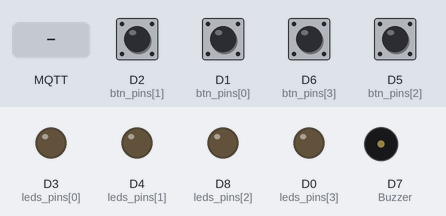
Bench run of a sketch on a simulated ESP8266 (NodeMCU). Parts: output pins drawn as LEDs (lit = HIGH), buzzer (waves = sounding). The test bench sets the inputs (shaded band); at power-on: D1 (btn_pins[0]), D2 (btn_pins[1]), D5 (btn_pins[2]), D6 (btn_pins[3]) LOW. WiFi joins after 1.5 s; servers stay silent unless stated; random numbers use the default seed unless the sketch sets one; no MQTT or app messages arrive unless stated; what the sketch prints to the serial monitor is not drawn.

Above: at 4.9 s.
5.0 s: MQTT message "1" arrives on the first subscribed topic
At 6.2 s:
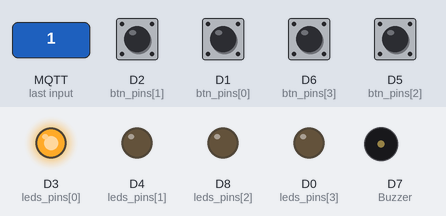
6.5 s: MQTT message "1" arrives on the second subscribed topic
At 7.4 s:
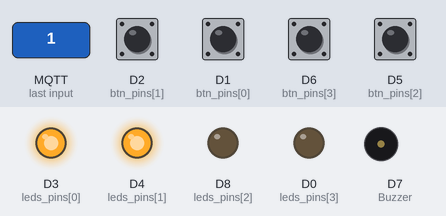
8.0 s: MQTT message "on" arrives on the first subscribed topic
At 8.5 s:
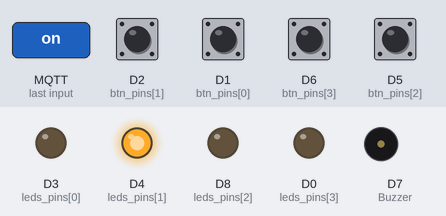
9.5 s: MQTT message "1" arrives on the third subscribed topic
At 10.7 s:
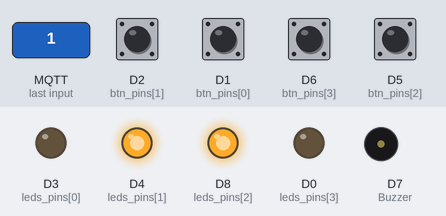
11.0 s: MQTT message "off" arrives on the second subscribed topic
At 12.1 s:
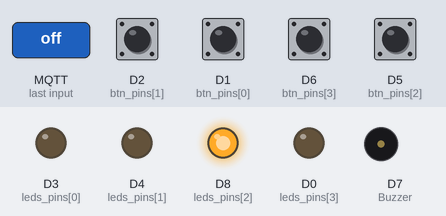
Timing chart, 0 to 14.0 s (numbered marks = the images above; inputs shaded):
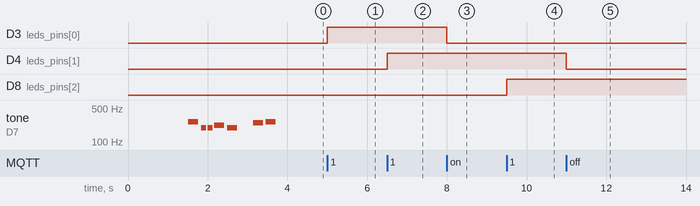

The sketch:

piano_genius.ino
```cpp
#include <ESP8266WiFi.h>
#include <PubSubClient.h>

#include "pitches.h"

String user = "grupo1-bancadaB1";
String passwd = "L@Bdygy1B1";

const char* ssid = "matheus";
const char* password = "ixxu4151";
const char* mqtt_server = "labdigi.wiseful.com.br";

WiFiClient espClient;
PubSubClient client(espClient);

int melody[] = {NOTE_C4, NOTE_G3, NOTE_G3, NOTE_A3, NOTE_G3, 0, NOTE_B3, NOTE_C4};

// note durations: 4 = quarter note, 8 = eighth note, etc.:
int noteDurations[] = {4, 8, 8, 4, 4, 4, 4, 4};

int doremifa[] = {NOTE_C4, NOTE_D4, NOTE_E4, NOTE_F4, NOTE_F4, NOTE_F4,
                  NOTE_C4, NOTE_D4, NOTE_C4, NOTE_D4, NOTE_D4, NOTE_D4,
                  NOTE_C4, NOTE_G4, NOTE_F4, NOTE_E4, NOTE_E4, NOTE_E4,
                  NOTE_C4, NOTE_D4, NOTE_E4, NOTE_F4, NOTE_F4, NOTE_F4,
                  NOTE_C4, NOTE_D4, NOTE_E4, NOTE_F4, NOTE_F4, NOTE_F4, -1};

int doremifa_d[] = {250, 250, 250, 250, 200, 200,
                    250, 250, 250, 250, 200, 200,
                    250, 250, 250, 250, 200, 200,
                    250, 250, 250, 250, 200, 200,
                    250, 250, 250, 250, 200, 200};

int tetris[] = {NOTE_E5, NOTE_B4, NOTE_C5, NOTE_D5, NOTE_C5, NOTE_B4, NOTE_A4,
                NOTE_A4, NOTE_C5, NOTE_E5, NOTE_D5, NOTE_C5, NOTE_B4, NOTE_B4,
                NOTE_C5, NOTE_D5, NOTE_E5, NOTE_C5, NOTE_A4, NOTE_A4, NOTE_D5,
                NOTE_F5, NOTE_A5, NOTE_G5, NOTE_F5, NOTE_E5, NOTE_C5, NOTE_E5,
                NOTE_D5, NOTE_C5, -1};

int tetris_d[] = {750, 250, 250, 500, 250, 250, 750,
                  250, 250, 500, 250, 250, 750, 250,
                  250, 500, 500, 500, 500, 1000, 700,
                  250, 750, 250, 250, 750, 250, 750,
                  250, 250, -1};

int fallen[] = {NOTE_FS5, NOTE_CS5, NOTE_FS5, NOTE_CS5, NOTE_FS5, NOTE_CS5,
                NOTE_FS5, NOTE_CS5, NOTE_FS5, NOTE_CS5, NOTE_FS5, NOTE_CS5,
                NOTE_B4, NOTE_A4, NOTE_CS5, NOTE_A4, NOTE_B4, NOTE_E5,
                NOTE_DS5, NOTE_E5, NOTE_FS5, NOTE_DS5, NOTE_B4, NOTE_FS5,
                NOTE_A4, NOTE_FS5, NOTE_A4, NOTE_FS5, NOTE_A4, NOTE_FS5, -1};

int fallen_d[] = {250, 250, 250, 250, 250, 250,
                  250, 250, 250, 250, 250, 250,
                  250, 250, 250, 250, 250, 250,
                  250, 250, 250, 250, 250, 250,
                  250, 250, 250, 250, 250, 250};

int mario[] = {NOTE_E5, NOTE_E5, NOTE_E5, NOTE_C5, NOTE_E5,
               NOTE_G5, NOTE_G4, NOTE_C5, NOTE_G4, NOTE_E4,
               NOTE_A4, NOTE_B4, NOTE_AS4, NOTE_A4, NOTE_G4,
               NOTE_E5, NOTE_G5, NOTE_A5, NOTE_F5, NOTE_G5,
               NOTE_E5, NOTE_C5, NOTE_D5, NOTE_B4, NOTE_G5,
               NOTE_FS5, NOTE_F5, NOTE_DS5, NOTE_E5, NOTE_E5, -1};

int mario_d[] = {250, 250, 250, 250, 250,
                 250, 250, 250, 250, 250,
                 250, 250, 250, 250, 250,
                 250, 250, 250, 250, 250,
                 250, 250, 250, 250, 250,
                 250, 250, 250, 250, 250};

const String leds_topics[] = {"/S0", "/S1", "/S2", "/S3"};
const uint8_t leds_pins[] = {D3, D4, D8, D0};

const String btn_topics[] = {"/E0", "/E1", "/E2", "/E3"};
const uint8_t btn_pins[] = {D1, D2, D5, D6};

int led_recieved = 0;
int btn_recieved = 0;
bool timeout = false;

int song = 0;
int itera = -1;

bool btn_values[4] = {false};
bool prev_btn_values[4] = {false};

uint32_t prev_millis;
uint32_t ms_cnt = 0;

void setup_wifi() {
    delay(10);

    Serial.println();
    Serial.print("Connecting to ");
    Serial.println(ssid);

    WiFi.mode(WIFI_STA);
    WiFi.begin(ssid, password);

    while (WiFi.status() != WL_CONNECTED) {
        delay(500);
        Serial.print(".");
    }

    randomSeed(micros());

    Serial.println("");
    Serial.println("WiFi connected");
    Serial.println("IP address: ");
    Serial.println(WiFi.localIP());
}

void callback(char* topic, byte* payload, unsigned int length) {
    Serial.print("Message arrived [");
    Serial.print(topic);
    Serial.print("] ");

    for (int i = 0; i < length; i++) {
        Serial.print((char)payload[i]);
    }
    Serial.println();

    for (int i = 0; i < 4; i++) {
        if (strcmp(topic, (user + leds_topics[i]).c_str()) == 0) {
            if ((char)payload[0] == '1') {
                digitalWrite(leds_pins[i], HIGH);

                if (led_recieved > 0) {
                    timeout = true;
                }

                led_recieved = i + 1;
            } else {
                digitalWrite(leds_pins[i], LOW);

                if (itera == 30) {
                    itera = -2;
                    btn_recieved = 0;
                }
            }
        }
    }

    for (int i = 0; i < 4; i++) {
        if (strcmp(topic, (user + btn_topics[i]).c_str()) == 0) {
            if ((char)payload[0] == '1' && btn_recieved == 0) {
                btn_recieved = i + 1;
            }
        }
    }
}

void reconnect() {
  // Loop until we're reconnected
    while (!client.connected()) {
        Serial.print("Attempting MQTT connection...");

        // Create a random client ID
        String clientId = user;
        clientId += String(random(0xffff), HEX);

        // Attempt to connect
        if (client.connect(clientId.c_str(), user.c_str(), passwd.c_str())) {
            Serial.println("connected");
            // Once connected, publish an announcement...
            client.subscribe((user+"/S0").c_str());
            client.subscribe((user+"/S1").c_str());
            client.subscribe((user+"/S2").c_str());
            client.subscribe((user+"/S3").c_str());
            client.subscribe((user+"/E0").c_str());
            client.subscribe((user+"/E1").c_str());
            client.subscribe((user+"/E2").c_str());
            client.subscribe((user+"/E3").c_str());
        } else {
            Serial.print("failed, rc=");
            Serial.print(client.state());
            Serial.println(" try again in 5 seconds");

            // Wait 5 seconds before retrying
            delay(5000);
        }
    }
}

void setup() {
    pinMode(D1, INPUT); // Botão 0
    pinMode(D2, INPUT); // Botão 1
    pinMode(D5, INPUT); // Botão 2
    pinMode(D6, INPUT); // Botão 3

    pinMode(D3, OUTPUT); // Led 0 topico S0
    pinMode(D4, OUTPUT); // Led 1 topico S1
    pinMode(D8, OUTPUT); // Led 2 topico S2
    pinMode(D0, OUTPUT); // Led 3 topico S3

    pinMode(D7, OUTPUT); // Buzzer

    Serial.begin(115200);

    setup_wifi();

    client.setServer(mqtt_server, 80);
    client.setCallback(callback);

    for (int thisNote = 0; thisNote < 8; thisNote++) {
        // to calculate the note duration, take one second divided by the note type.
        //e.g. quarter note = 1000 / 4, eighth note = 1000/8, etc.
        int noteDuration = 1000 / noteDurations[thisNote];
        tone(D7, melody[thisNote], noteDuration);

        // to distinguish the notes, set a minimum time between them.
        // the note's duration + 30% seems to work well:
        int pauseBetweenNotes = noteDuration * 1.30;
        delay(pauseBetweenNotes);
        // stop the tone playing:
        noTone(8);
    }
}

void loop() {
    if (!client.connected()) {
        reconnect();
    }

    client.loop();

    if(prev_millis!=millis()){
        prev_millis=millis();
        ms_cnt++;

        if(ms_cnt%100==0){
            for (int i = 0; i < 4; i++) {
                btn_values[i] = digitalRead(btn_pins[i]);

                if (btn_values[i] != prev_btn_values[i]) {
                    prev_btn_values[i] = btn_values[i];

                    if (btn_values[i] == HIGH) {
                        Serial.println("recebeu botão");
                        Serial.println(i);
                        client.publish((user + btn_topics[i]).c_str(), "1");
                    } else {
                        client.publish((user + btn_topics[i]).c_str(), "0");
                    }
                }
            }

            if (itera == -2) {
                if (btn_recieved > 0) {
                    Serial.println("recomecou partida");
                    itera++;
                    btn_recieved = 0;
                }
            }

            if (itera == -1) {
                if (btn_recieved > 0) {
                    Serial.println("escolheu musica");
                    Serial.println(btn_recieved);
                    song = btn_recieved;
                    itera++;
                    btn_recieved = -1;
                }

                return;
            }

            if (led_recieved > 0 && itera >= 0) {
                if (btn_recieved == -1) {
                    Serial.println("recebeu led");
                    btn_recieved = 0;
                } else if (btn_recieved > 0) {
                    Serial.println("proxima nota");

                    if (led_recieved != btn_recieved) {
                        tone(D7, NOTE_C2, 250);
                    } else {
                        switch(song){
                        case 1:
                            tone(D7, doremifa[itera], doremifa_d[itera]);
                            break;
                        case 2:
                            tone(D7, tetris[itera], tetris_d[itera]);
                            break;
                        case 3:
                            tone(D7, fallen[itera], fallen_d[itera]);
                            break;
                        case 4:
                            tone(D7, mario[itera], mario_d[itera]);
                            break;
                        }
                    }

                    itera++;
                    btn_recieved = -1;
                    led_recieved = 0;
                } else if (timeout) {
                    itera++;
                    timeout = false;
                    Serial.println("timeout");
                }
            }
        }
    }
}
```

pitches.h
```cpp
/*************************************************
   Public Constants
 *************************************************/

#define NOTE_B0  31
#define NOTE_C1  33
#define NOTE_CS1 35
#define NOTE_D1  37
#define NOTE_DS1 39
#define NOTE_E1  41
#define NOTE_F1  44
#define NOTE_FS1 46
#define NOTE_G1  49
#define NOTE_GS1 52
#define NOTE_A1  55
#define NOTE_AS1 58
#define NOTE_B1  62
#define NOTE_C2  65
#define NOTE_CS2 69
#define NOTE_D2  73
#define NOTE_DS2 78
#define NOTE_E2  82
#define NOTE_F2  87
#define NOTE_FS2 93
#define NOTE_G2  98
#define NOTE_GS2 104
#define NOTE_A2  110
#define NOTE_AS2 117
#define NOTE_B2  123
#define NOTE_C3  131
#define NOTE_CS3 139
#define NOTE_D3  147
#define NOTE_DS3 156
#define NOTE_E3  165
#define NOTE_F3  175
#define NOTE_FS3 185
#define NOTE_G3  196
#define NOTE_GS3 208
#define NOTE_A3  220
#define NOTE_AS3 233
#define NOTE_B3  247
#define NOTE_C4  262
#define NOTE_CS4 277
#define NOTE_D4  294
#define NOTE_DS4 311
#define NOTE_E4  330
#define NOTE_F4  349
#define NOTE_FS4 370
#define NOTE_G4  392
#define NOTE_GS4 415
#define NOTE_A4  440
#define NOTE_AS4 466
#define NOTE_B4  494
#define NOTE_C5  523
#define NOTE_CS5 554
#define NOTE_D5  587
#define NOTE_DS5 622
#define NOTE_E5  659
#define NOTE_F5  698
#define NOTE_FS5 740
#define NOTE_G5  784
#define NOTE_GS5 831
#define NOTE_A5  880
#define NOTE_AS5 932
#define NOTE_B5  988
#define NOTE_C6  1047
#define NOTE_CS6 1109
#define NOTE_D6  1175
#define NOTE_DS6 1245
#define NOTE_E6  1319
#define NOTE_F6  1397
#define NOTE_FS6 1480
#define NOTE_G6  1568
#define NOTE_GS6 1661
#define NOTE_A6  1760
#define NOTE_AS6 1865
#define NOTE_B6  1976
#define NOTE_C7  2093
#define NOTE_CS7 2217
#define NOTE_D7  2349
#define NOTE_DS7 2489
#define NOTE_E7  2637
#define NOTE_F7  2794
#define NOTE_FS7 2960
#define NOTE_G7  3136
#define NOTE_GS7 3322
#define NOTE_A7  3520
#define NOTE_AS7 3729
#define NOTE_B7  3951
#define NOTE_C8  4186
#define NOTE_CS8 4435
#define NOTE_D8  4699
#define NOTE_DS8 4978
```

Source omitted: piano_genius_old.ino (11730 bytes)

Measured:
- after the input at 5.0 s, D3 (leds_pins[0]): LOW → HIGH at once
- after the input at 6.5 s, D4 (leds_pins[1]): LOW → HIGH at once
- after the input at 8.0 s, D3 (leds_pins[0]): HIGH → LOW at once
- after the input at 9.5 s, D8 (leds_pins[2]): LOW → HIGH at once
- after the input at 11.0 s, D4 (leds_pins[1]): HIGH → LOW at once
